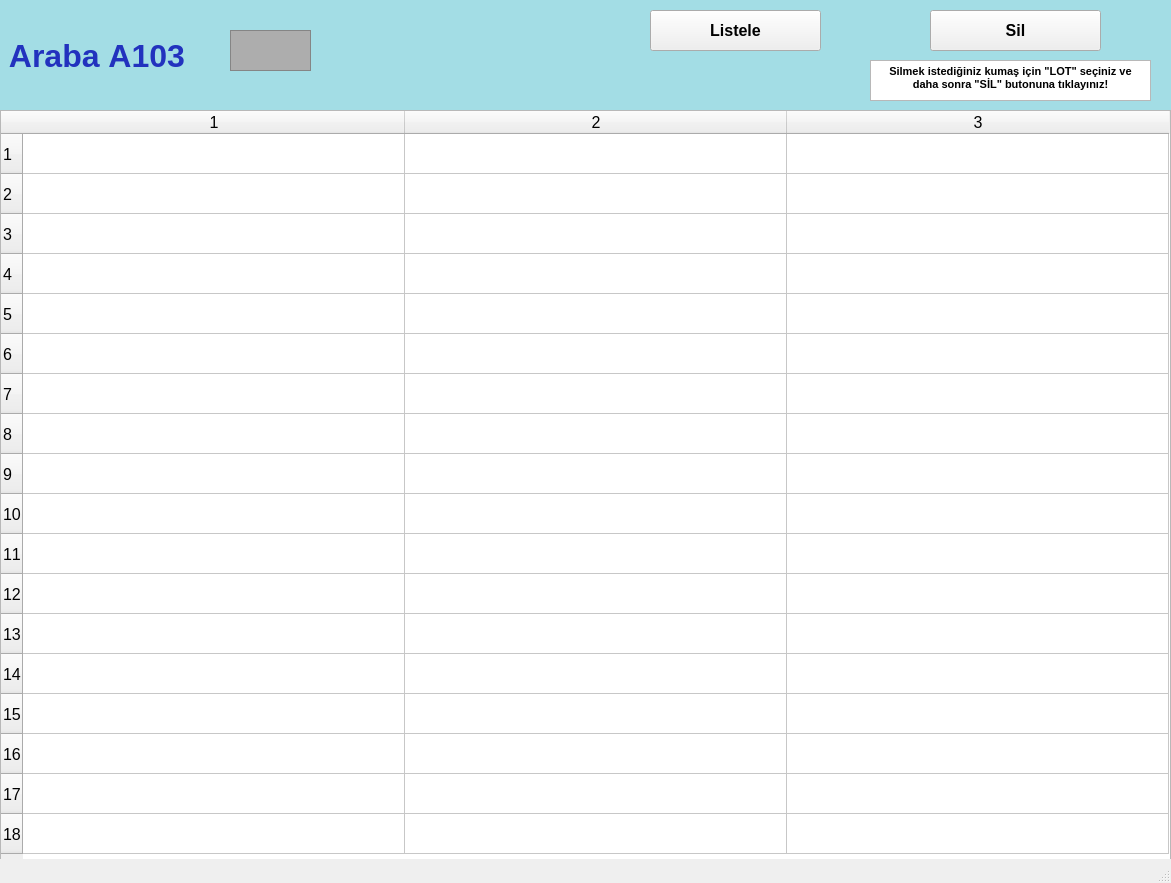
<?xml version="1.0" encoding="UTF-8"?>
<ui version="4.0">
 <class>arabalarA103_ekran</class>
 <widget class="QMainWindow" name="arabalarA103_ekran">
  <property name="geometry">
   <rect>
    <x>0</x>
    <y>0</y>
    <width>1171</width>
    <height>883</height>
   </rect>
  </property>
  <property name="font">
   <font>
    <pointsize>12</pointsize>
    <weight>50</weight>
    <bold>false</bold>
    <kerning>false</kerning>
   </font>
  </property>
  <property name="windowTitle">
   <string/>
  </property>
  <widget class="QWidget" name="centralwidget">
   <widget class="QLabel" name="arabaA1yazi_lbl">
    <property name="geometry">
     <rect>
      <x>0</x>
      <y>0</y>
      <width>1171</width>
      <height>111</height>
     </rect>
    </property>
    <property name="font">
     <font>
      <pointsize>24</pointsize>
      <weight>75</weight>
      <bold>true</bold>
     </font>
    </property>
    <property name="styleSheet">
     <string notr="true">background-color: rgb(163, 221, 229);
color: rgb(34, 50, 190);</string>
    </property>
    <property name="text">
     <string> Araba A103</string>
    </property>
   </widget>
   <widget class="QFrame" name="arabaA1_img">
    <property name="geometry">
     <rect>
      <x>230</x>
      <y>30</y>
      <width>81</width>
      <height>41</height>
     </rect>
    </property>
    <property name="styleSheet">
     <string notr="true">background-color: rgb(173, 173, 173);</string>
    </property>
    <property name="frameShape">
     <enum>QFrame::StyledPanel</enum>
    </property>
    <property name="frameShadow">
     <enum>QFrame::Raised</enum>
    </property>
   </widget>
   <widget class="QPushButton" name="listele103_btn">
    <property name="geometry">
     <rect>
      <x>650</x>
      <y>10</y>
      <width>171</width>
      <height>41</height>
     </rect>
    </property>
    <property name="font">
     <font>
      <pointsize>12</pointsize>
      <weight>75</weight>
      <bold>true</bold>
     </font>
    </property>
    <property name="text">
     <string>Listele</string>
    </property>
   </widget>
   <widget class="QTableWidget" name="A103_tw">
    <property name="geometry">
     <rect>
      <x>0</x>
      <y>110</y>
      <width>1171</width>
      <height>751</height>
     </rect>
    </property>
    <property name="baseSize">
     <size>
      <width>0</width>
      <height>0</height>
     </size>
    </property>
    <property name="rowCount">
     <number>18</number>
    </property>
    <property name="columnCount">
     <number>3</number>
    </property>
    <attribute name="horizontalHeaderVisible">
     <bool>true</bool>
    </attribute>
    <attribute name="horizontalHeaderCascadingSectionResizes">
     <bool>false</bool>
    </attribute>
    <attribute name="horizontalHeaderDefaultSectionSize">
     <number>382</number>
    </attribute>
    <attribute name="horizontalHeaderMinimumSectionSize">
     <number>38</number>
    </attribute>
    <attribute name="verticalHeaderDefaultSectionSize">
     <number>40</number>
    </attribute>
    <attribute name="verticalHeaderMinimumSectionSize">
     <number>23</number>
    </attribute>
    <row/>
    <row/>
    <row/>
    <row/>
    <row/>
    <row/>
    <row/>
    <row/>
    <row/>
    <row/>
    <row/>
    <row/>
    <row/>
    <row/>
    <row/>
    <row/>
    <row/>
    <row/>
    <column/>
    <column/>
    <column/>
   </widget>
   <widget class="QPushButton" name="sil103_btn">
    <property name="geometry">
     <rect>
      <x>930</x>
      <y>10</y>
      <width>171</width>
      <height>41</height>
     </rect>
    </property>
    <property name="font">
     <font>
      <pointsize>12</pointsize>
      <weight>75</weight>
      <bold>true</bold>
     </font>
    </property>
    <property name="text">
     <string>Sil</string>
    </property>
   </widget>
   <widget class="QTextBrowser" name="textBrowser">
    <property name="geometry">
     <rect>
      <x>870</x>
      <y>60</y>
      <width>281</width>
      <height>41</height>
     </rect>
    </property>
    <property name="html">
     <string>&lt;!DOCTYPE HTML PUBLIC &quot;-//W3C//DTD HTML 4.0//EN&quot; &quot;http://www.w3.org/TR/REC-html40/strict.dtd&quot;&gt;
&lt;html&gt;&lt;head&gt;&lt;meta name=&quot;qrichtext&quot; content=&quot;1&quot; /&gt;&lt;style type=&quot;text/css&quot;&gt;
p, li { white-space: pre-wrap; }
&lt;/style&gt;&lt;/head&gt;&lt;body style=&quot; font-family:'MS Shell Dlg 2'; font-size:12pt; font-weight:400; font-style:normal;&quot;&gt;
&lt;p align=&quot;center&quot; style=&quot; margin-top:0px; margin-bottom:0px; margin-left:0px; margin-right:0px; -qt-block-indent:0; text-indent:0px;&quot;&gt;&lt;span style=&quot; font-size:8pt; font-weight:600;&quot;&gt;Silmek istediğiniz kumaş için &amp;quot;LOT&amp;quot; seçiniz ve daha sonra &amp;quot;SİL&amp;quot; butonuna tıklayınız!&lt;/span&gt;&lt;/p&gt;&lt;/body&gt;&lt;/html&gt;</string>
    </property>
   </widget>
  </widget>
  <widget class="QStatusBar" name="statusbar"/>
 </widget>
 <resources/>
 <connections/>
</ui>
